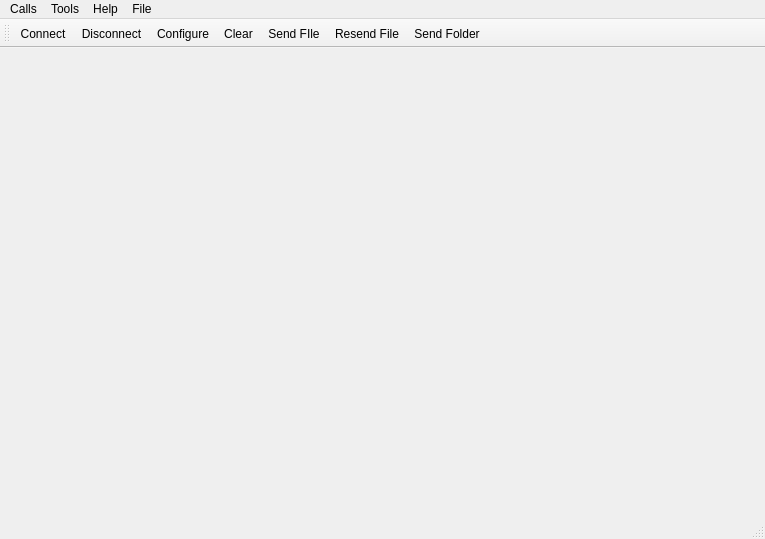
<?xml version="1.0" encoding="UTF-8"?>
<ui version="4.0">
 <class>MainWindow</class>
 <widget class="QMainWindow" name="MainWindow">
  <property name="geometry">
   <rect>
    <x>0</x>
    <y>0</y>
    <width>765</width>
    <height>539</height>
   </rect>
  </property>
  <property name="windowTitle">
   <string>Simple Terminal</string>
  </property>
  <widget class="QWidget" name="centralWidget">
   <layout class="QVBoxLayout" name="verticalLayout">
    <item>
     <layout class="QHBoxLayout" name="horizontalLayout">
      <item>
       <widget class="QWidget" name="widget" native="true">
        <layout class="QVBoxLayout" name="verticalLayout_3"/>
       </widget>
      </item>
     </layout>
    </item>
   </layout>
  </widget>
  <widget class="QMenuBar" name="menuBar">
   <property name="geometry">
    <rect>
     <x>0</x>
     <y>0</y>
     <width>765</width>
     <height>22</height>
    </rect>
   </property>
   <widget class="QMenu" name="menuCalls">
    <property name="title">
     <string>Calls</string>
    </property>
    <addaction name="actionConnect"/>
    <addaction name="actionDisconnect"/>
    <addaction name="separator"/>
    <addaction name="actionQuit"/>
   </widget>
   <widget class="QMenu" name="menuTools">
    <property name="title">
     <string>Tools</string>
    </property>
    <addaction name="actionConfigure"/>
    <addaction name="actionClear"/>
   </widget>
   <widget class="QMenu" name="menuHelp">
    <property name="title">
     <string>Help</string>
    </property>
    <addaction name="actionAbout"/>
    <addaction name="actionAboutQt"/>
   </widget>
   <widget class="QMenu" name="menuFile">
    <property name="title">
     <string>File</string>
    </property>
    <addaction name="actionSend_FIle"/>
    <addaction name="actionResend_File"/>
    <addaction name="actionSendFolder"/>
   </widget>
   <addaction name="menuCalls"/>
   <addaction name="menuTools"/>
   <addaction name="menuHelp"/>
   <addaction name="menuFile"/>
  </widget>
  <widget class="QToolBar" name="mainToolBar">
   <attribute name="toolBarArea">
    <enum>TopToolBarArea</enum>
   </attribute>
   <attribute name="toolBarBreak">
    <bool>false</bool>
   </attribute>
   <addaction name="actionConnect"/>
   <addaction name="actionDisconnect"/>
   <addaction name="actionConfigure"/>
   <addaction name="actionClear"/>
   <addaction name="actionSend_FIle"/>
   <addaction name="actionResend_File"/>
   <addaction name="actionSendFolder"/>
  </widget>
  <widget class="QStatusBar" name="statusBar"/>
  <action name="actionAbout">
   <property name="text">
    <string>&amp;About</string>
   </property>
   <property name="toolTip">
    <string>About program</string>
   </property>
   <property name="shortcut">
    <string>Alt+A</string>
   </property>
  </action>
  <action name="actionAboutQt">
   <property name="text">
    <string>About Qt</string>
   </property>
  </action>
  <action name="actionConnect">
   <property name="icon">
    <iconset resource="terminal.qrc">
     <normaloff>:/images/connect.png</normaloff>:/images/connect.png</iconset>
   </property>
   <property name="text">
    <string>C&amp;onnect</string>
   </property>
   <property name="toolTip">
    <string>Connect to serial port</string>
   </property>
   <property name="shortcut">
    <string>Ctrl+O</string>
   </property>
  </action>
  <action name="actionDisconnect">
   <property name="icon">
    <iconset resource="terminal.qrc">
     <normaloff>:/images/disconnect.png</normaloff>:/images/disconnect.png</iconset>
   </property>
   <property name="text">
    <string>&amp;Disconnect</string>
   </property>
   <property name="toolTip">
    <string>Disconnect from serial port</string>
   </property>
   <property name="shortcut">
    <string>Ctrl+D</string>
   </property>
  </action>
  <action name="actionConfigure">
   <property name="icon">
    <iconset resource="terminal.qrc">
     <normaloff>:/images/settings.png</normaloff>:/images/settings.png</iconset>
   </property>
   <property name="text">
    <string>&amp;Configure</string>
   </property>
   <property name="toolTip">
    <string>Configure serial port</string>
   </property>
   <property name="shortcut">
    <string>Alt+C</string>
   </property>
  </action>
  <action name="actionClear">
   <property name="icon">
    <iconset resource="terminal.qrc">
     <normaloff>:/images/clear.png</normaloff>:/images/clear.png</iconset>
   </property>
   <property name="text">
    <string>C&amp;lear</string>
   </property>
   <property name="toolTip">
    <string>Clear data</string>
   </property>
   <property name="shortcut">
    <string>Alt+L</string>
   </property>
  </action>
  <action name="actionQuit">
   <property name="icon">
    <iconset resource="terminal.qrc">
     <normaloff>:/images/application-exit.png</normaloff>:/images/application-exit.png</iconset>
   </property>
   <property name="text">
    <string>&amp;Quit</string>
   </property>
   <property name="shortcut">
    <string>Ctrl+Q</string>
   </property>
  </action>
  <action name="actionSend_FIle">
   <property name="icon">
    <iconset resource="terminal.qrc">
     <normaloff>:/images/send-file-128.png</normaloff>:/images/send-file-128.png</iconset>
   </property>
   <property name="text">
    <string>Send FIle</string>
   </property>
  </action>
  <action name="actionResend_File">
   <property name="icon">
    <iconset resource="terminal.qrc">
     <normaloff>:/images/redo-5-128.png</normaloff>:/images/redo-5-128.png</iconset>
   </property>
   <property name="text">
    <string>Resend File</string>
   </property>
  </action>
  <action name="actionSendFolder">
   <property name="icon">
    <iconset resource="terminal.qrc">
     <normaloff>:/images/folder.png</normaloff>:/images/folder.png</iconset>
   </property>
   <property name="text">
    <string>Send Folder</string>
   </property>
  </action>
 </widget>
 <layoutdefault spacing="6" margin="11"/>
 <resources>
  <include location="terminal.qrc"/>
 </resources>
 <connections/>
</ui>
